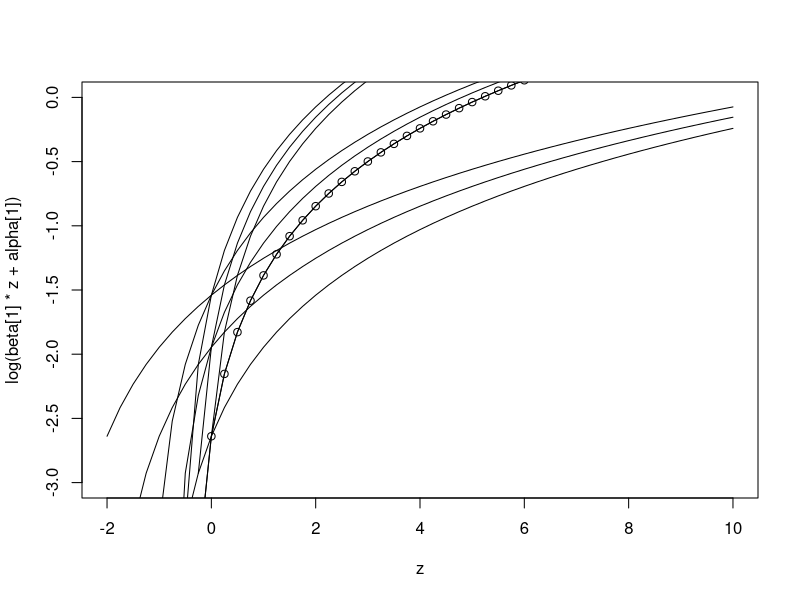

Generate this figure with R:
#RSPF condition - Solymos & Lele 2016

# both occurrence and detection must follow this condition to be identifiable

## the function log(___) needs to be nonlinear and involve all components of the parameter vector

## derivative with respect to covariate of log(___) depends on all components of the parameter vector


z = seq(-2, 10, by = .25)
alpha <- c(1/14, 2/14, 3/14)
beta <- c(5/28, 10/28, 2/28)


## visually does it look nonlinear in the range of interest?
plot(z, log(beta[1] * z + alpha[1]), ylim=c(-3, 0))
## just look at part constrained to not get above 1
lines(z, log(beta[1] * z + alpha[1]))
for(i in 1:3){
  for(j in 1:3){
    lines(z, log(beta[i] * z + alpha[j] ))
  }
}


# d/dx log(\alpha*x + \beta) = \frac{\alpha}{\beta + \alpha*x}


## so is this case technically in the RSPF?

## model still mis-specified, but plausible 
